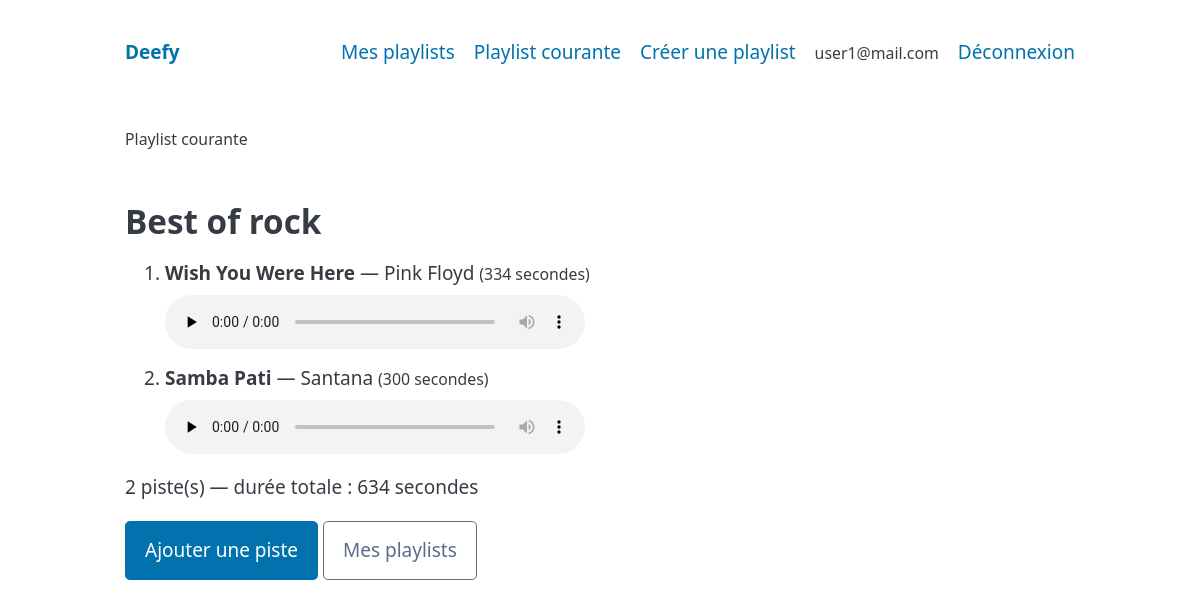
/?action=display-playlist&id=1 (signed in), run on the app's committed database.
### tables this page shows
CREATE TABLE playlist (
  id int(11) NOT NULL AUTO_INCREMENT,
  nom varchar(100) NOT NULL,
  PRIMARY KEY (id)
);

CREATE TABLE track (
  id int(11) NOT NULL AUTO_INCREMENT,
  titre varchar(100) NOT NULL,
  genre varchar(30) DEFAULT NULL,
  duree int(3) DEFAULT NULL,
  filename varchar(100) DEFAULT NULL,
  type varchar(30) DEFAULT NULL,
  artiste_album varchar(30) DEFAULT NULL,
  titre_album varchar(30) DEFAULT NULL,
  annee_album int(4) DEFAULT NULL,
  numero_album int(11) DEFAULT NULL,
  auteur_podcast varchar(100) DEFAULT NULL,
  date_posdcast date DEFAULT NULL,
  PRIMARY KEY (id)
);

### index.php (called while the page is built, shortened)
<?php
try {
    $app = (new Dispatcher())
        ->addRoute('default', act\DefaultAction::class)
        ->addRoute('mes-playlists', act\DisplayPlaylistsAction::class)
        ->addRoute('display-playlist', act\DisplayPlaylistAction::class)
        ->addRoute('add-track', act\AddTrackAction::class)
        ->addRoute('add-playlist', act\AddPlaylistAction::class)
        ->addRoute('playlist', act\DisplayPlaylistAction::class)
        ->addRoute('add-user', act\AddUserAction::class)
        ->addRoute('signin', act\SigninAction::class)
        ->addRoute('signout', act\SignoutAction::class);
    $app->run();
} catch (\Throwable $e) {
    http_response_code(500);
}

### src/classes/audio/lists/AudioList.php (called while the page is built, shortened)
<?php
class AudioList
{
    protected array $pistes = [];
    public function __construct(string $nom, array $pistes = [])
    {
        $this->nom = $nom;
        $this->pistes = $pistes;
    }
    public function __get(string $name): mixed
    {
        if (property_exists($this, $name)) {
            return $this->$name;
        }
        throw new InvalidPropertyNameException("invalid property : {$name}");
    }
    protected function recalculer(): void
    {
        $this->nbPistes = count($this->pistes);
    }
}

### src/classes/repository/DeefyRepository.php (called while the page is built, shortened)
<?php
class DeefyRepository
{
    private \PDO $pdo;
    private static ?DeefyRepository $instance = null;
    private static array $config = [];
    private function __construct(array $conf)
    {
        $this->pdo = new \PDO($conf['dsn'], $conf['user'], $conf['pass'], [
            \PDO::ATTR_ERRMODE => \PDO::ERRMODE_EXCEPTION,
            \PDO::ATTR_EMULATE_PREPARES => false,
            \PDO::ATTR_STRINGIFY_FETCHES => false,
        ]);
        $this->pdo->exec("SET NAMES 'utf8mb4'");
    }
    public static function setConfig(string $file): void
    {
        $conf = @parse_ini_file($file);
        $driver = $conf['driver'] ?? 'mysql';
        $host = $conf['host'] ?? 'localhost';
        $port = isset($conf['port']) && $conf['port'] !== '' ? ";port={$conf['port']}" : '';
        self::$config = [
            'dsn' => "{$driver}:host={$host}{$port};dbname={$conf['database']};charset=utf8mb4",
            'user' => $conf['username'],
            'pass' => $conf['password'] ?? '',
        ];
    }
    public static function getInstance(): DeefyRepository
    {
        if (is_null(self::$instance)) {
            self::$instance = new DeefyRepository(self::$config);
        }
        return self::$instance;
    }
    public function findPlaylistById(int $id): Playlist
    {
        $stmt = $this->pdo->prepare('SELECT id, nom FROM playlist WHERE id = :id');
        $stmt->execute(['id' => $id]);
        foreach ($stmt as $row) {
            $pl = new Playlist($row['nom'], $this->findTracksOfPlaylist($id));
            $pl->setId($row['id']);
            return $pl;
        }
        throw new RepositoryException("Playlist {$id} introuvable");
    }
    private function findTracksOfPlaylist(int $playlistId): array
    {
        $stmt = $this->pdo->prepare(
            'SELECT t.* FROM track t
               INNER JOIN playlist2track p2t ON p2t.id_track = t.id
              WHERE p2t.id_pl = :pl
              ORDER BY p2t.no_piste_dans_liste'
        );
        $stmt->execute(['pl' => $playlistId]);
        $tracks = [];
        foreach ($stmt as $row) {
            $tracks[] = $this->rowToTrack($row);
        }
        return $tracks;
    }
    private function rowToTrack(array $row): AudioTrack
    {
        $chemin = is_null($row['filename']) || $row['filename'] === '' ? '' : self::AUDIO_DIR . $row['filename'];
        if ($row['type'] === 'P') {
            $t = new PodcastTrack($row['titre'], $chemin);
            $t->setAuteur($row['auteur_podcast'] ?? '');
            $t->setDate($row['date_posdcast'] ?? '');
        } else {
            $t = new AlbumTrack($row['titre'], $chemin, $row['titre_album'] ?? '', $row['numero_album'] ?? 0);
            $t->setArtiste($row['artiste_album'] ?? '');
            $t->setAnnee($row['annee_album'] ?? 0);
        }
        $t->setId($row['id']);
        $t->setGenre($row['genre'] ?? '');
        $t->setDuree($row['duree'] ?? 0);
        return $t;
    }
}

### src/classes/audio/tracks/AudioTrack.php (called while the page is built, shortened)
<?php
class AudioTrack
{
    public function __construct(string $titre, string $chemin)
    {
        $this->titre = $titre;
        $this->chemin = $chemin;
    }
    public function __get(string $name): mixed
    {
        if (property_exists($this, $name)) {
            return $this->$name;
        }
        throw new InvalidPropertyNameException("invalid property : {$name}");
    }
    public function setDuree(int $duree): void
    {
        $this->duree = $duree;
    }
}

### src/classes/audio/tracks/AlbumTrack.php (called while the page is built, shortened)
<?php
class AlbumTrack extends AudioTrack
{
    public function setArtiste(string $artiste): void
    {
        $this->artiste = $artiste;
    }
}

### src/classes/auth/AuthnProvider.php (called while the page is built, shortened)
<?php
class AuthnProvider
{
    public static function getSignedInUser(): User
    {
        return unserialize($_SESSION['user']);
    }
    public static function isSignedIn(): bool
    {
        return isset($_SESSION['user']);
    }
}

### src/classes/render/AlbumTrackRenderer.php (the view, shortened to what this page needs)
<?php
class AlbumTrackRenderer extends AudioTrackRenderer
{
    protected function renderCompact(): string
    {
        $titre = $this->at->titre;
        $artiste = $this->at->artiste;
        $duree = $this->at->duree . ' secondes';
        return "<strong>{$titre}</strong> — {$artiste} <small>({$duree})</small> {$this->lecteur()}";
    }
}

### src/classes/action/DisplayPlaylistAction.php (shortened to what this page needs)
<?php
class DisplayPlaylistAction extends Action
{
    public function execute(): string
    {
        if (isset($_GET['id'])) {
            $id = filter_var($_GET['id'], FILTER_VALIDATE_INT, ['options' => ['min_range' => 1]]);
        }
        $playlist = DeefyRepository::getInstance()->findPlaylistById($id);
        return self::renderPlaylist($playlist);
    }
    public static function renderPlaylist(\iutnc\deefy\audio\lists\Playlist $playlist, string $message = ''): string
    {
        $msg = $message === '' ? '' : '<p class="success" role="status">' . $message . '</p>';
        return $msg
            . '<p><small>Playlist courante</small></p>'
            . (new AudioListRenderer($playlist))->render(Renderer::COMPACT)
            . '<p><a href="?action=add-track" role="button">Ajouter une piste</a> '
            . '<a href="?action=mes-playlists" role="button" class="secondary outline">Mes playlists</a></p>';
    }
}

### src/classes/render/AudioListRenderer.php (shortened to what this page needs)
<?php
class AudioListRenderer implements Renderer
{
    public function render(int $selector = Renderer::COMPACT): string
    {
        $html = '<h2>' . $this->list->nom . '</h2>';
        if ($this->list->nbPistes === 0) {
            $html = $html . '<p><em>Cette playlist ne contient encore aucune piste.</em></p>';
        } else {
            $html = $html . '<ol>';
            foreach ($this->list->pistes as $piste) {
                $html = $html . '<li>' . $this->trackRenderer($piste)->render($selector) . '</li>';
            }
            $html = $html . '</ol>';
        }
        $html = $html . '<p>' . $this->list->nbPistes . ' piste(s) — durée totale : '
            . $this->list->dureeTotale . ' secondes</p>';
        return $html;
    }
    private function trackRenderer(object $piste): AudioTrackRenderer
    {
        return new AlbumTrackRenderer($piste);
    }
}

### src/classes/render/AudioTrackRenderer.php (shortened to what this page needs)
<?php
abstract class AudioTrackRenderer implements Renderer
{
    public function render(int $selector = Renderer::COMPACT): string
    {
        return match ($selector) {
            Renderer::LONG => $this->renderLong(),
            default => $this->renderCompact(),
        };
    }
    protected function lecteur(): string
    {
        return "<audio controls preload=\"none\" src=\"{$this->at->chemin}\"></audio>";
    }
}

### src/classes/dispatch/Dispatcher.php (shortened to what this page needs)
<?php
class Dispatcher
{
    protected string $action;
    protected array $actions = [];
    public function __construct()
    {
        $this->action = $_GET['action'] ?? 'default';
    }
    public function addRoute(string $action, string $action_class): self
    {
        $this->actions[$action] = $action_class;
        return $this;
    }
    public function run(): void
    {
        try {
            if (!isset($this->actions[$this->action])) {
                http_response_code(404);
                $html = '<h1>Page introuvable</h1><p>Cette fonctionnalité n\'existe pas.</p>';
            } else {
                $act = new $class();
                $html = $act->execute();
            }
        } catch (AuthnException $e) {
            http_response_code(401);
            $html = '<h1>Authentification requise</h1>'
                . '<p class="error" role="alert">' . $e->getMessage() . '</p>'
                . '<p><a href="?action=signin" role="button">Se connecter</a> '
                . '<a href="?action=add-user" role="button" class="secondary">S\'inscrire</a></p>';
        } catch (AuthzException $e) {
            http_response_code(403);
            $html = '<h1>Accès non autorisé</h1>'
                . '<p class="error" role="alert">' . $e->getMessage() . '</p>';
        } catch (RepositoryException $e) {
            http_response_code(404);
            $html = '<h1>Erreur</h1><p class="error" role="alert">' . $e->getMessage() . '</p>';
        }
        $this->renderPage($html);
    }
    private function item(string $action, string $label): string
    {
        $courant = $this->action === $action ? ' aria-current="page"' : '';
        return '<li><a href="?action=' . $action . '"' . $courant . '>' . $label . '</a></li>';
    }
    private function menu(): string
    {
        $html = '<ul><li><a href="?action=default" class="brand"><strong>Deefy</strong></a></li></ul><ul>';
        if (AuthnProvider::isSignedIn()) {
            $user = AuthnProvider::getSignedInUser();
            $html = $html . $this->item('mes-playlists', 'Mes playlists')
                . $this->item('playlist', 'Playlist courante')
                . $this->item('add-playlist', 'Créer une playlist')
                . '<li><small>' . $user->email . '</small></li>'
                . $this->item('signout', 'Déconnexion');
        } else {
            $html = $html . $this->item('signin', 'Se connecter') . $this->item('add-user', 'S\'inscrire');
        }
        return $html . '</ul>';
    }
    private function renderPage(string $html): void
    {
        $menu = $this->menu();
        echo <<<HTML
            <!DOCTYPE html>
            <html lang="fr">
            <head>
                <meta charset="utf-8">
                <meta name="viewport" content="width=device-width, initial-scale=1">
                <title>Deefy</title>
                <link rel="stylesheet" href="https://cdn.jsdelivr.net/npm/@picocss/pico@2/css/pico.min.css">
                <link rel="stylesheet" href="css/deefy.css">
            </head>
            <body>
                <header class="container">
                    <nav>{$menu}</nav>
                </header>
                <main class="container">
                    {$html}
                </main>
            </body>
            </html>
            HTML;
    }
}

### css/deefy.css (style rules this page uses)
main audio { display: block; width: 100%; max-width: 420px; margin-top: .4rem; }
main ol li { margin-bottom: .8rem; }

### data on the page
playlist: nom "Best of rock"
track: titre "Wish You Were Here", artiste_album "Pink Floyd", duree "334 secondes"
track: titre "Samba Pati", artiste_album "Santana", duree "300 secondes"

### other printed values
$label "Mes playlists Playlist courante Créer une playlist Déconnexion"
$user->email "user1@mail.com"
$this->list->nbPistes "2"
$this->list->dureeTotale "634"
